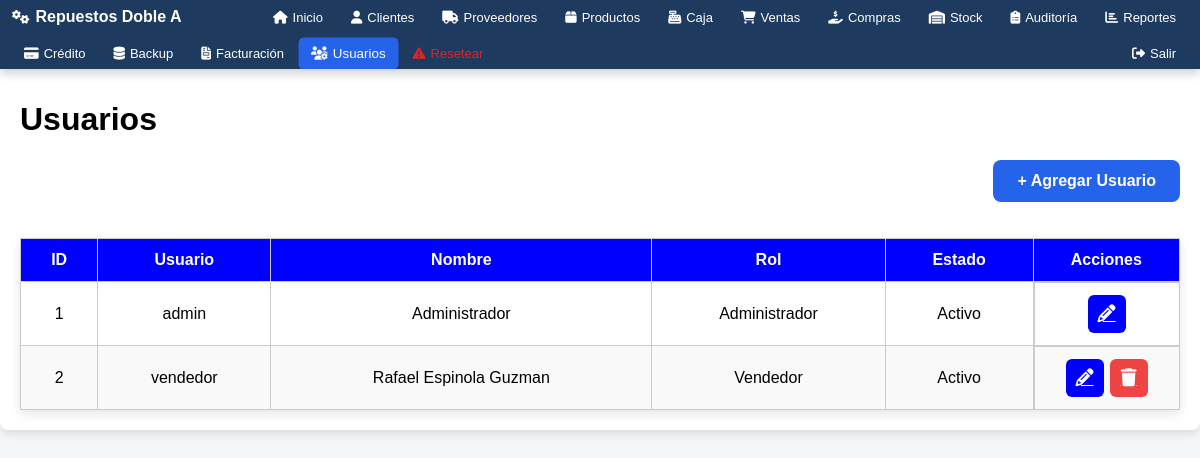
Before: /modulos/usuarios/usuarios.php (signed in) with the older database file.
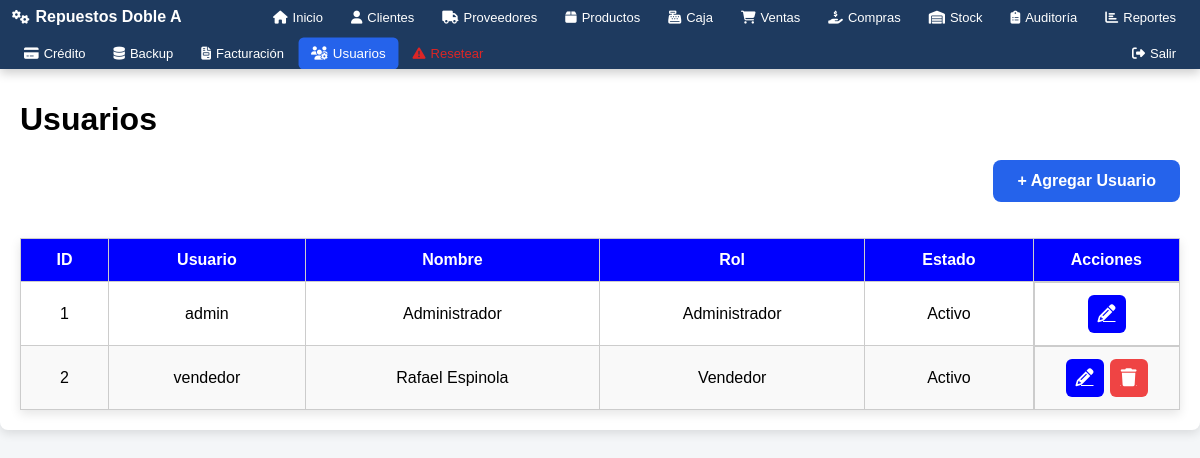
After: the same page with the newer database file.
### tables this page shows
CREATE TABLE `usuarios` (
  `id` int(11) NOT NULL AUTO_INCREMENT,
  `usuario` varchar(50) NOT NULL,
  `password` varchar(255) NOT NULL,
  `nombre` varchar(100) NOT NULL,
  `rol` varchar(50) NOT NULL DEFAULT 'Vendedor',
  `activo` tinyint(1) DEFAULT '1',
  `created_at` timestamp NOT NULL DEFAULT CURRENT_TIMESTAMP,
  `updated_at` timestamp NOT NULL DEFAULT CURRENT_TIMESTAMP ON UPDATE CURRENT_TIMESTAMP,
  PRIMARY KEY (`id`),
  UNIQUE KEY `usuario` (`usuario`)
);

### includes/session.php (called while the page is built, shortened)
<?php
if (!function_exists('estaLogueado')) {
    function estaLogueado() {
        return isset($_SESSION['usuario_id']) && isset($_SESSION['usuario']);
    }
}
if (!function_exists('obtenerUsuarioId')) {
    function obtenerUsuarioId() {
        return isset($_SESSION['usuario_id']) ? $_SESSION['usuario_id'] : null;
    }
}
if (!function_exists('obtenerRol')) {
    function obtenerRol() {
        return isset($_SESSION['rol']) ? $_SESSION['rol'] : null;
    }
}
?>

### includes/auth.php (called while the page is built, shortened)
<?php
if (!function_exists('tienePermiso')) {
function tienePermiso($modulo, $accion = 'ver') {
    $rol = obtenerRol();
    if ($rol === 'Administrador') {
        return true;
    }
}
}
?>

### modulos/usuarios/usuarios.php (the view, shortened to what this page needs)
<?php
$base_path = $_SERVER['DOCUMENT_ROOT'] . '/repuestos/';
include $base_path . 'includes/header.php';
include $base_path . 'includes/auth.php';
$stmt = $pdo->query("SELECT * FROM usuarios ORDER BY id ASC");
$usuarios = $stmt->fetchAll();
?>
<div class="container tabla-responsive">
    <h1>Usuarios</h1>
    <div class="form-actions-right">
        <?php if (tienePermiso('usuarios', 'crear')): ?>
            <a href="agregar_usuario.php" class="btn-submit">+ Agregar Usuario</a>
        <?php endif; ?>
    </div>
    <br><br>
    <table class="crud-table">
        <thead>
            <tr>
                <th>ID</th>
                <th>Usuario</th>
                <th>Nombre</th>
                <th>Rol</th>
                <th>Estado</th>
                <th>Acciones</th>
            </tr>
        </thead>
        <tbody>
        <?php
        if($usuarios){
            foreach($usuarios as $fila){
                echo '<tr>';
                echo '<td>'.htmlspecialchars($fila['id']).'</td>';
                echo '<td>'.htmlspecialchars($fila['usuario']).'</td>';
                echo '<td>'.htmlspecialchars($fila['nombre']).'</td>';
                echo '<td>'.htmlspecialchars($fila['rol']).'</td>';
                echo '<td>'.($fila['activo'] == 1 ? 'Activo' : 'Inactivo').'</td>';
                echo '<td class="acciones">';
                if (tienePermiso('usuarios', 'editar')) {
                    echo '<a href="editar_usuario.php?id='.htmlspecialchars($fila['id']).'" class="btn btn-edit" data-tooltip="Editar">
                            <i class="fas fa-pencil-alt"></i>
                            </a>';
                }
                if (tienePermiso('usuarios', 'eliminar') && $fila['id'] != obtenerUsuarioId()) {
                    echo '<a href="eliminar_usuario.php?id='.htmlspecialchars($fila['id']).'" class="btn btn-delete" data-tooltip="Eliminar" onclick="return confirm(\'¿Seguro que deseas eliminar este usuario?\')">
                            <i class="fas fa-trash"></i>
                            </a>';
                }
                echo '</td>';
                echo '</tr>';
            }
        } else {
            echo '<tr><td colspan="6">No hay usuarios registrados.</td></tr>';
        }
        ?>
        </tbody>
    </table>
</div>
<?php include $base_path . 'includes/footer.php'; ?>

Changed rows visible on the page:
changed usuarios "vendedor": nombre "Rafael Espinola Guzman" → "Rafael Espinola"
